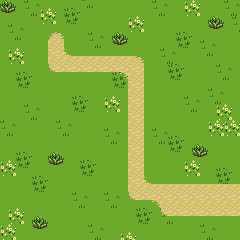

Below is a game level as drawn by its tile map, then a one-line description and the .tmx that defines it (tile-layer data replaced by summaries):
An orthogonal 30x30 tile map with 8x8 px tiles, 2 tile layers (Tile Layer 1, Tile Layer 2).

<map version="1.0" orientation="orthogonal" renderorder="right-down" width="30" height="30" tilewidth="8" tileheight="8" nextobjectid="1">
 <tileset firstgid="1" name="basictiles" tilewidth="8" tileheight="8" tilecount="480">
  <image source="../tiles/basictiles.png" width="128" height="240" />
 </tileset>
 <layer name="Tile Layer 1" width="30" height="30">
  <data>[900 cells, 900 non-empty, 13 distinct tile ids]</data>
 </layer>
 <layer name="Tile Layer 2" width="30" height="30">
  <data>[900 cells, 143 non-empty, 19 distinct tile ids]</data>
 </layer>
</map>